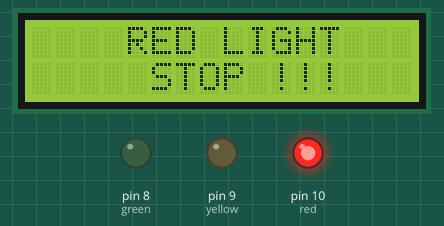
This sketch was run on a simulated Arduino Uno, built with avr-gcc and run on an emulated ATmega328P. On the bench: 16×2 character LCD, output pins drawn as LEDs (lit = HIGH). Pins used as bus, display or sensor lines are not drawn.

Above: at 0.1 s.
At 16.4 s:
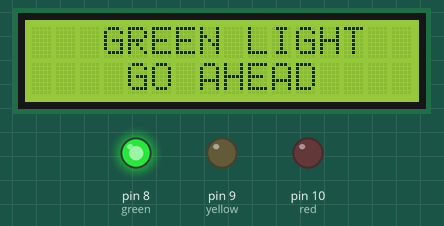
At 39.7 s:
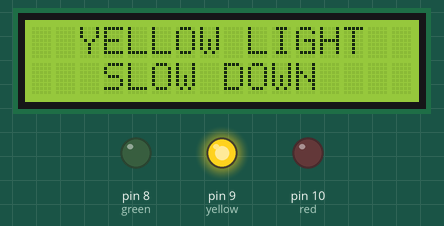
Timing chart, 0 to 109.2 s (numbered marks = the images above):
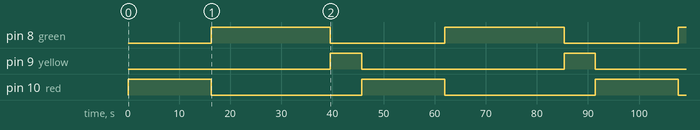

Measured:
- by itself, pin 8 (green): alternates HIGH for 23.4 s and LOW for 22.3 s
- by itself, pin 9 (yellow): alternates HIGH for 6.1 s and LOW for 39.6 s
- by itself, pin 10 (red): alternates HIGH for 16.3 s and LOW for 29.5 s
- what the display in image 0 shows lasts 16.2 s, from 0.1 s to 16.3 s
- what the display in image 1 shows lasts 23.4 s, from 16.3 s to 39.7 s

The sketch:

Code_TH1.ino
```cpp
#include <LiquidCrystal.h>

const int rs = 12, en = 11, d4 = 5, d5 = 4, d6 = 3, d7 = 2;
LiquidCrystal lcd(rs, en, d4, d5, d6, d7);

#define red 10
#define yellow 9
#define green 8
#define DS 12
#define CK 13
#define OUT 11


String Number[] = {"00000011","10011111","00100101","00001101","10011001","01001001","01000001","00011111","00000001","00001001"};

void Xuat(int D) {
  digitalWrite(DS,D);
  digitalWrite(CK,1);
  delay(0);
  digitalWrite(CK,0);
  delay(0);

}

int NumD1 = 5; // chữ số hàng đơn vị
int NumD2 = 1; // chữ số hàng chục

void setup()
{
  pinMode(13,OUTPUT);
  pinMode(12,OUTPUT);
  pinMode(11,OUTPUT);
  pinMode(10,OUTPUT);
  pinMode(9,OUTPUT);
  pinMode(8,OUTPUT);
}

void Do()
{
  NumD1 = 5;
  NumD2 = 1;
  while (NumD2 >= 0)
  {
    for (int i = 7; i>=0;i--)
      Xuat((String(Number[NumD1][i])).toInt());
    for (int i = 7; i>=0;i--)
    {
      Xuat((String(Number[NumD2][i])).toInt());
    }

    digitalWrite(red,HIGH);
    digitalWrite(yellow,LOW);
    digitalWrite(green,LOW);
    lcd.begin(16,2);
    lcd.setCursor(4,0);
    lcd.print("RED LIGHT");
    lcd.setCursor(5,1);
    lcd.print("STOP !!!");

    NumD1--;
    delay(950);
    if (NumD1 <0)
    {
      NumD1 = 9;
    }

    if (NumD1 == 9) NumD2--;
  }

}

void Xanh()
{
  NumD1 = 2;
  NumD2 = 2;
  while (NumD2 >= 0)
  {
    for (int i = 7; i>=0;i--)
     Xuat((String(Number[NumD1][i])).toInt());
    for (int i = 7; i>=0;i--)
    {
      Xuat((String(Number[NumD2][i])).toInt());
    }
    digitalWrite(red,LOW);
    digitalWrite(yellow,LOW);
    digitalWrite(green,HIGH);
    lcd.begin(16,2);
    lcd.setCursor(3,0);
    lcd.print("GREEN LIGHT");
    lcd.setCursor(4,1);
    lcd.print("GO AHEAD");

    NumD1--;
    delay(950);
    if (NumD1 <0)
    {
      NumD1 = 9;
    }

    if (NumD1 == 9) NumD2--;
  }
}

void Vang()
{
  NumD1 = 5;
  NumD2 = 0;
  while (NumD2 >= 0)
  {
    for (int i = 7; i>=0;i--)
     Xuat((String(Number[NumD1][i])).toInt());
    for (int i = 7; i>=0;i--)
    {
      Xuat((String(Number[NumD2][i])).toInt());
    }
    digitalWrite(red,LOW);
    digitalWrite(yellow,HIGH);
    digitalWrite(green,LOW);
    lcd.begin(16,2);
    lcd.setCursor(2,0);
    lcd.print("YELLOW LIGHT");
    lcd.setCursor(3,1);
    lcd.print("SLOW DOWN");

    NumD1--;
    delay(950);
    if (NumD1 <0)
    {
      NumD1 = 9;
    }

    if (NumD1 == 9) NumD2--;
  }
}

void loop() {

  Do();
  Xanh();
  Vang();

  digitalWrite(OUT,1);
  delay(0);
  digitalWrite(OUT,0);
  delay(0);

}
```
